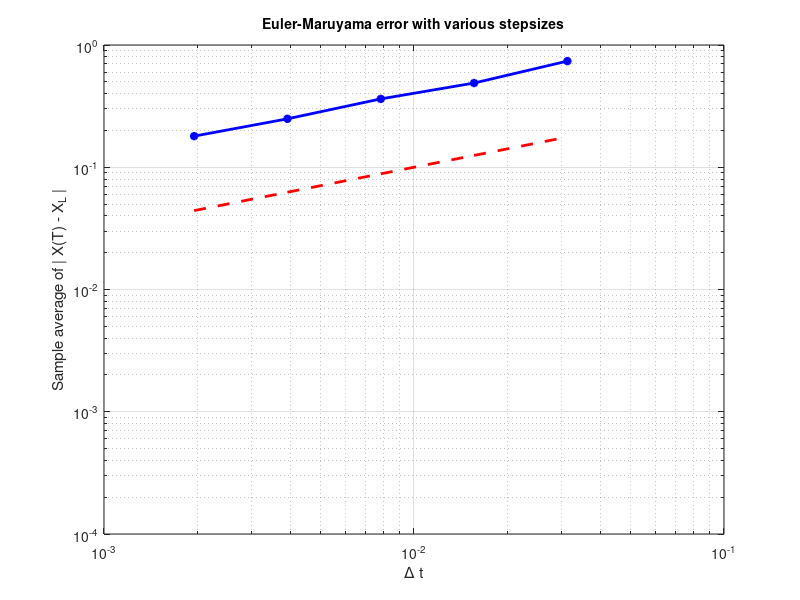

This figure's MATLAB source:
function emstrong ( seed )

%*****************************************************************************80
%
%% EMSTRONG tests the strong convergence of the EM method.
%
%  Discussion:
%
%    The SDE is 
%
%      dX = lambda * X dt + mu * X dW,   
%      X(0) = Xzero,
%
%    where 
%
%      lambda = 2,
%      mu = 1,
%      Xzero = 1.
%
%    The discretized Brownian path over [0,1] has dt = 2^(-9).
%
%    The Euler-Maruyama method uses 5 different timesteps: 
%      16*dt, 8*dt, 4*dt, 2*dt, dt.
%
%    We are interested in examining strong convergence at T=1,
%    that is
%
%      E | X_L - X(T) |.
%
%  Modified:
%
%    16 September 2012
%
%  Author:
%
%    Desmond Higham
%
%  Reference:
%
%    Desmond Higham,
%    An Algorithmic Introduction to Numerical Simulation of
%    Stochastic Differential Equations,
%    SIAM Review,
%    Volume 43, Number 3, September 2001, pages 525-546.
%
%  Parameters:
%
%    Input, integer SEED, a seed for the random number generator.
%
  if ( nargin < 1 )
    seed = 123456789;
    fprintf ( 1, '  Using default value of SEED = %d\n', seed );
  end
%
%  Initialize the random number generator.
%
  rng ( seed )
%
%  Set problem parameters.
%
  lambda = 2.0; 
  mu = 1.0; 
  xzero = 1.0;
%
%  Set stepping parameters.
%
  tmax = 1.0;
  n = 2 ^ 9; 
  dt = tmax / n;
%
%  Set the number of paths sampled.
%
  m = 1000;
%
%  Preallocate arrays.
%
  xerr = zeros(m,5);
%
%  Sample over discrete Brownian paths.
%
  for s = 1 : m
%
%  Compute the Brownian increments.
%
    dw = sqrt ( dt ) * randn(1,n);
%
%  Sum the increments to get the Brownian path.
%
    w = cumsum ( dw );
%
%  Determine the true solution.
%
    xtrue = xzero * exp ( ( lambda - 0.5 * mu^2 ) + mu * w(end) );
%
%  Use the Euler-Maruyama method with 5 different time steps dt2 = r * dt;
%
    for p = 1 : 5                            
      r = 2 ^ ( p - 1 );
      dt2 = r * dt;
      l = n / r;
      xtemp = xzero;
      for j = 1 : l
        winc = sum ( dw(r*(j-1)+1:r*j) );
        xtemp = xtemp + dt2 * lambda * xtemp + mu * xtemp * winc;
      end
      xerr(s,p) = abs ( xtemp - xtrue );
    end

  end

  dtvals = dt * ( 2 .^ ( [0:4] ) );
%
%  Least squares fit of error = c * dt^q.
%
  A = [ ones(5,1), ( log ( dtvals ) )' ];
  rhs = log ( mean ( xerr )' );
  sol = A \ rhs; 
  q = sol(2);
  fprintf ( 1, '\n' );
  fprintf ( 1, 'EMSTRONG:\n' );
  fprintf ( 1, '  Least squares solution to Error = c * dt ^ q\n' );
  fprintf ( 1, '  Expecting a value near 0.5\n' );
  fprintf ( 1, '  q = %g\n', q );
  resid = norm ( A * sol - rhs );
  fprintf ( 1, '  Residual is %g\n', resid );
%
%  Plot.
%  Include a reference slope of 1/2.
%
  loglog ( dtvals, mean ( xerr ), 'b*-', 'Linewidth', 2 ) 
  hold on
  loglog ( dtvals, (dtvals.^(.5)), 'r--', 'Linewidth', 2 )
  hold off
  axis ( [ 1e-3 1e-1 1e-4 1 ] )
  xlabel ( '\Delta t' )
  ylabel ( 'Sample average of | X(T) - X_L |' )
  title ( 'Euler-Maruyama error with various stepsizes','FontSize', 10 )
  grid on

  filename = 'emstrong.png';
  print ( '-dpng', filename )
  fprintf ( 1, '\n' );
  fprintf ( 1, '  Plot saved as "%s"\n', filename );

  return
end
